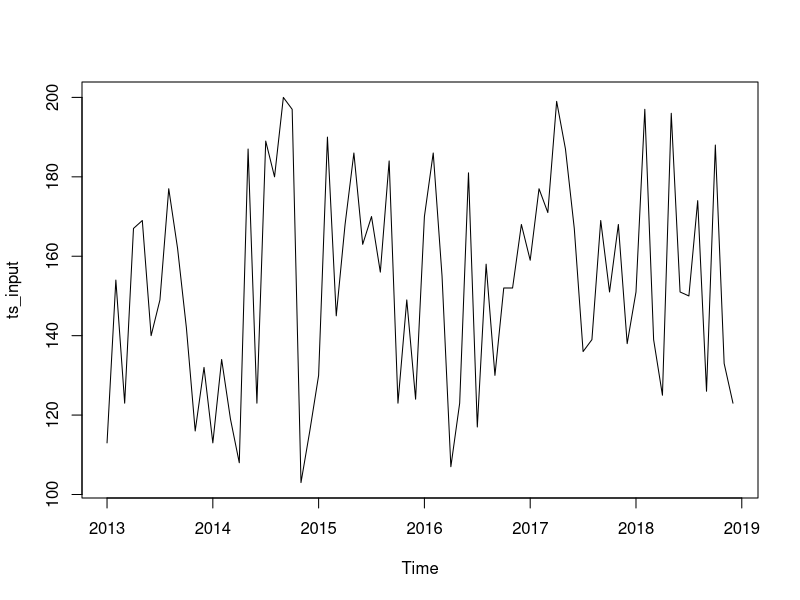
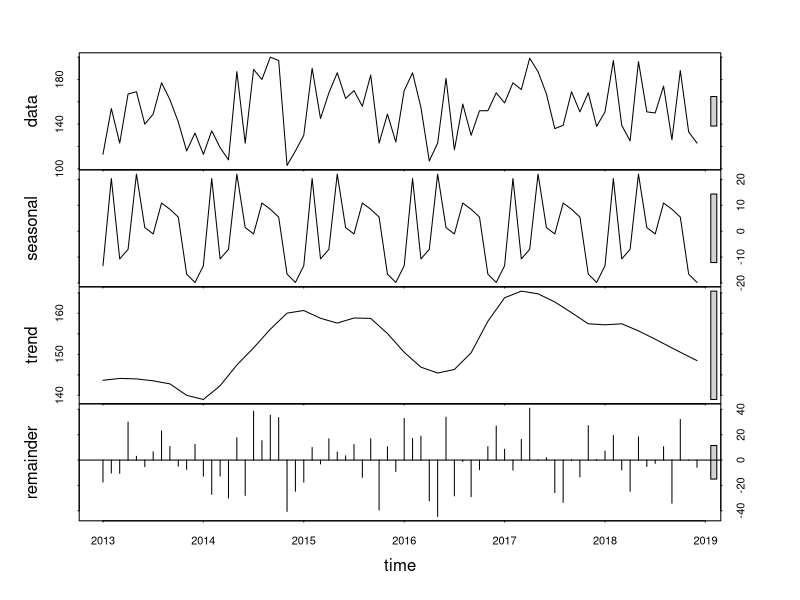
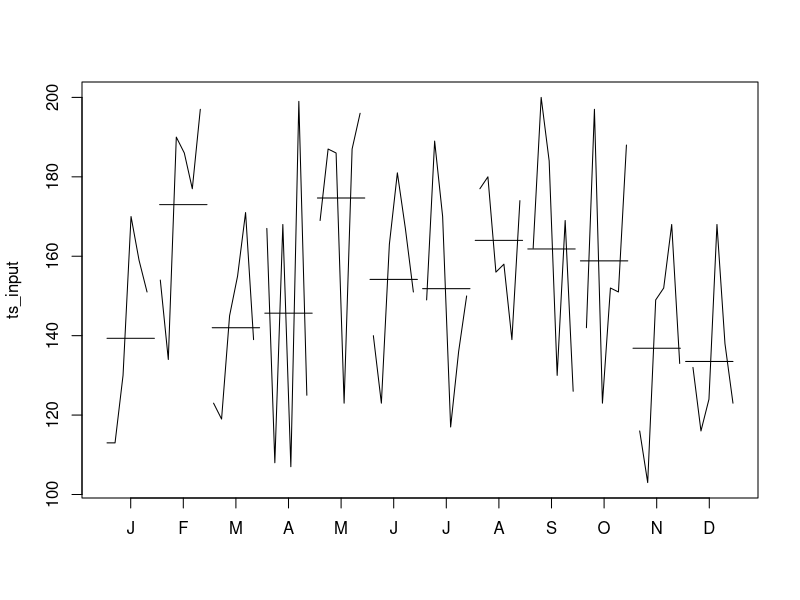
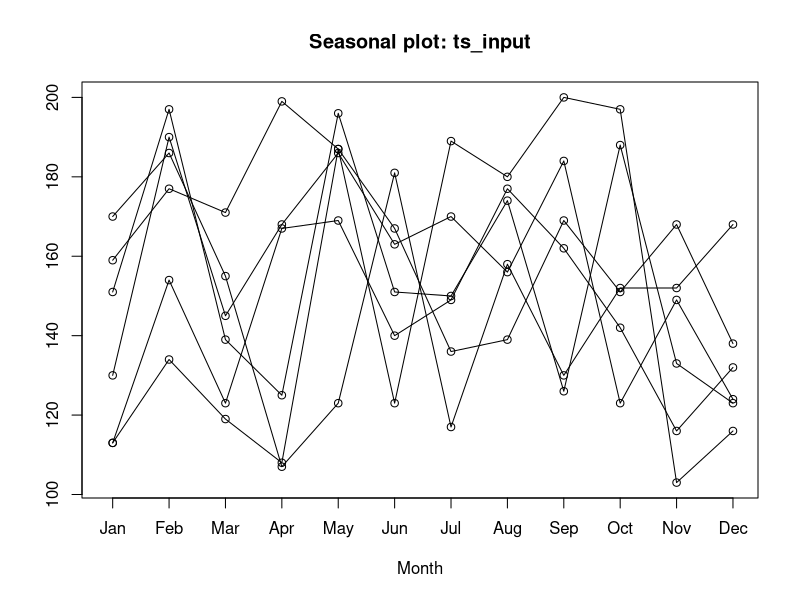
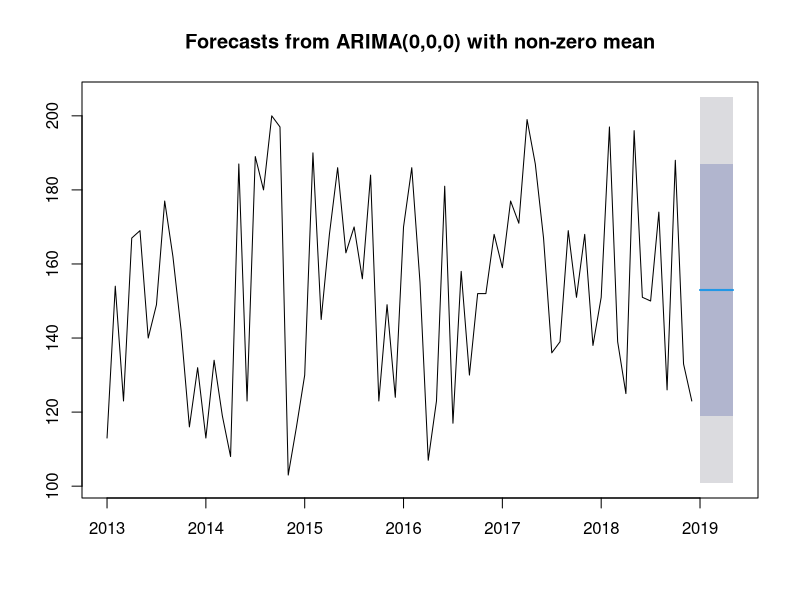
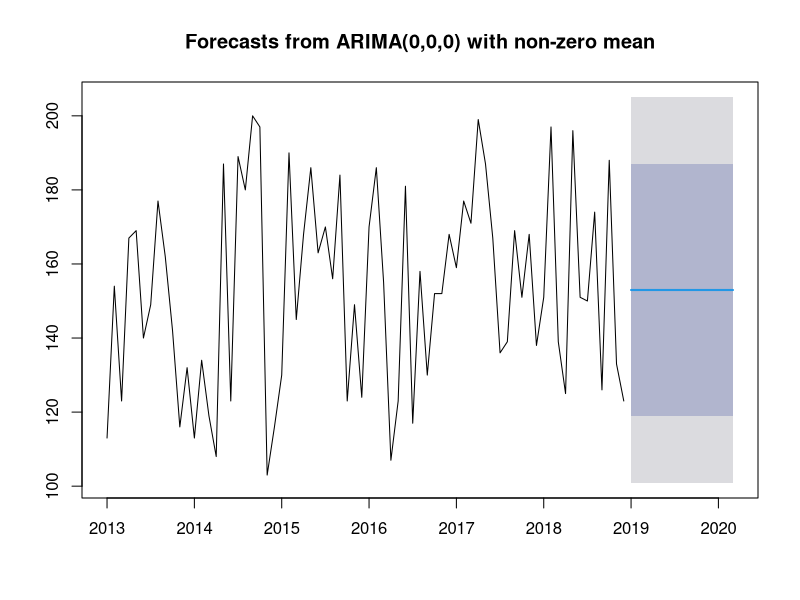
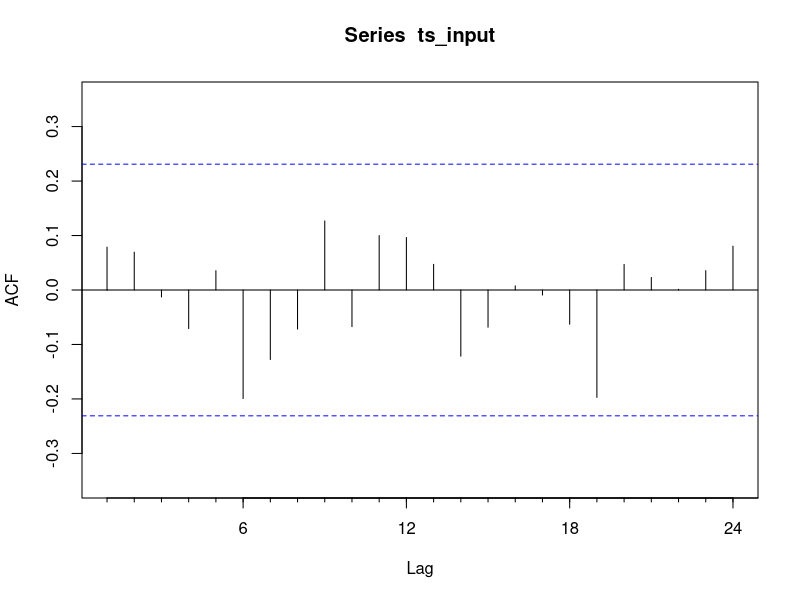
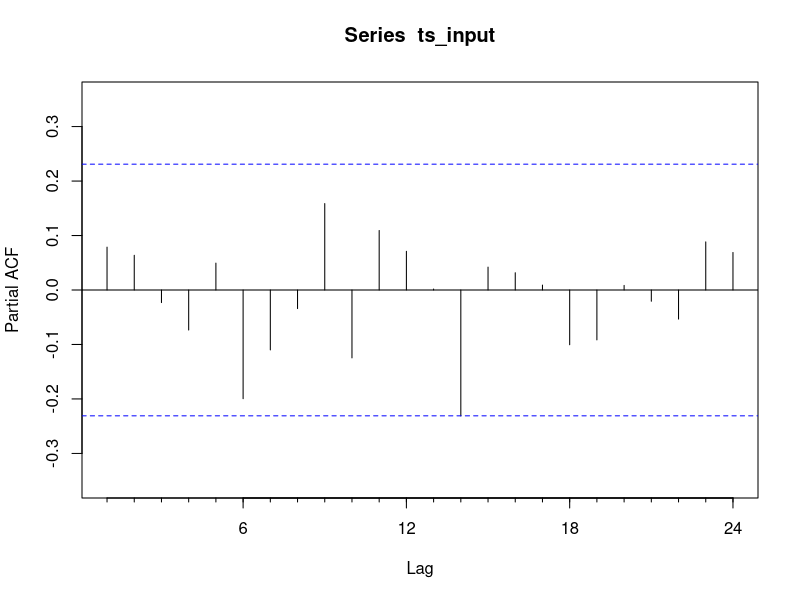

These figures' R source, in order:

## Generating random data pattern
input_pattern= sample(c(100:200), 72, replace = T)

# save a numeric vector containing 72 monthly observations
# from Jan 2013 to Dec 2018 as a time series object
ts_input <- ts(input_pattern, start=c(2013, 1), end=c(2018, 12), frequency=12) 

# subset the time series (June 2018 to December 2018)
ts_subset <- window(ts_input, start=c(2018, 6), end=c(2018, 12)) 

# plot series
plot(ts_input)


# Seasonal decomposition
fit <- stl(ts_input, s.window="period")
plot(fit)

# additional plots
monthplot(ts_input)

library(forecast)
seasonplot(ts_input)


# fit an ARIMA model of order P, D, Q

p=0
d=0
q=0
fit <- arima(ts_input, order=c(p, d, q))


# predictive accuracy
accuracy(fit)

# predict next 5 observations
forecast(fit, 5)
plot(forecast(fit, 5))

forecast(fit, 15)
plot(forecast(fit, 15))


Acf(ts_input)
q=3

Pacf(ts_input)
p=3

diff(ts_input, differences = 1)
diff(ts_input, differences = 2)
ndiffs(ts_input)
d=0

fit <- arima(ts_input, order=c(p, d, q))


# predictive accuracy
accuracy(fit)

# predict next 5 observations
forecast(fit, 5)
plot(forecast(fit, 5))

# predict next 15 observations
forecast(fit, 15)
plot(forecast(fit, 15))


fit=auto.arima(ts_input)
accuracy(fit)
